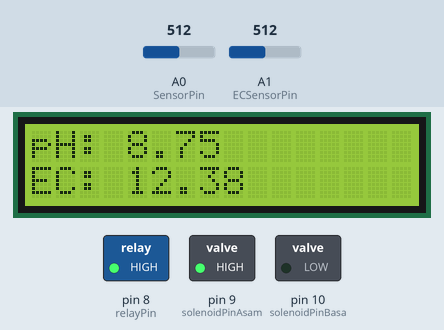
A sketch run on a simulated Arduino Uno, built with avr-gcc and run on an emulated ATmega328P. Parts: 16×2 character LCD, switched loads named in the sketch (green lamp = pin HIGH). The inputs (shaded band) are chosen by the test bench; at power-on: A0 (SensorPin) = 512, A1 (ECSensorPin) = 512. What the sketch prints to the serial monitor is not drawn.

Above: at 3.2 s.
3.3 s: A0 (SensorPin) set to 426
At 4.8 s:
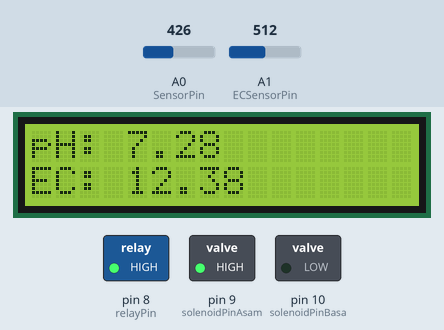
5.4 s: A0 (SensorPin) set to 391
At 6.6 s:
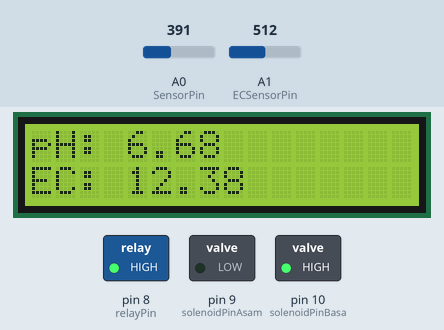
7.2 s: A1 (ECSensorPin) set to 69
At 8.4 s:
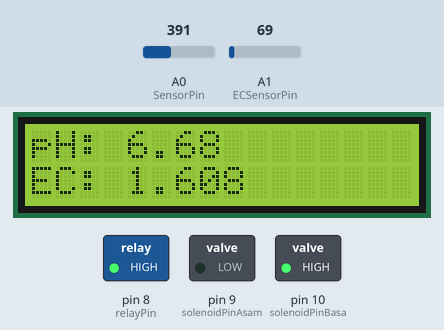
9.1 s: A1 (ECSensorPin) set to 61
At 10.2 s:
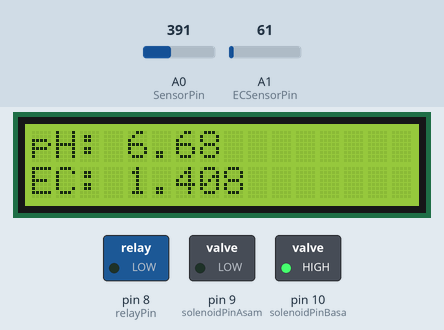
10.9 s: A0 (SensorPin) set to 511
At 12.0 s:
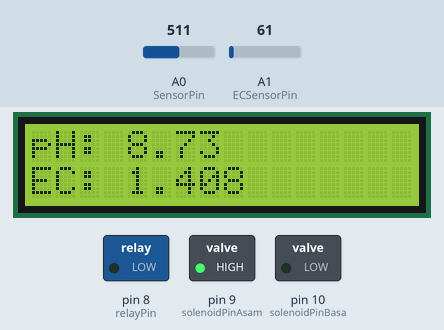
12.7 s: A1 (ECSensorPin) set to 0
At 13.8 s:
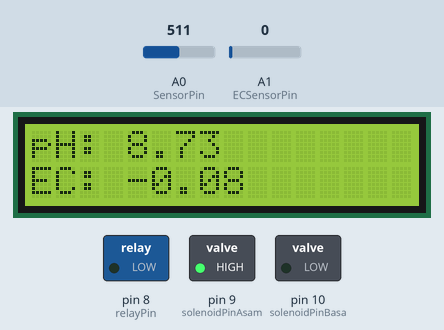
Timing chart, 0 to 15.5 s (numbered marks = the images above; inputs shaded):
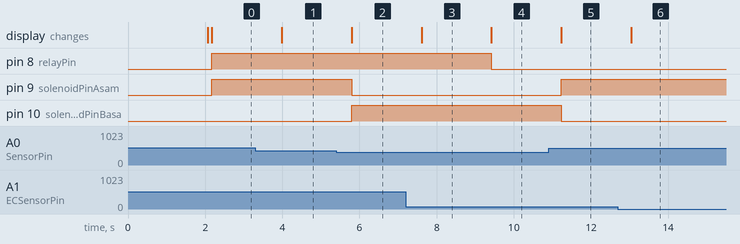

Measured:
- the behaviour switches between 410 and 409 on A0 (SensorPin) (found by bisection; images 1 and 2)
- the behaviour switches between 66 and 65 on A1 (ECSensorPin) (found by bisection; images 3 and 4)
- after the input at 3.3 s, the display: changes after 0.69 s (image 1)
- after the input at 5.4 s, pin 9 (solenoidPinAsam): HIGH → LOW after 0.40 s; pin 10 (solenoidPinBasa): LOW → HIGH after 0.40 s; the display: changes after 0.40 s (image 2)
- after the input at 7.2 s, the display: changes after 0.41 s (image 3)
- after the input at 9.1 s, pin 8 (relayPin): HIGH → LOW after 0.32 s; the display: changes after 0.32 s (image 4)
- after the input at 10.9 s, pin 9 (solenoidPinAsam): LOW → HIGH after 0.33 s; pin 10 (solenoidPinBasa): HIGH → LOW after 0.33 s; the display: changes after 0.33 s (image 5)
- after the input at 12.7 s, the display: changes after 0.34 s (image 6)

The sketch:

ph_ec.ino
```cpp
#include <LiquidCrystal.h>

LiquidCrystal lcd(2, 3, 4, 5, 6, 7);

#define SensorPin 0          // pH sensor pin
#define ECSensorPin A1       // EC sensor pin
#define relayPin 8           // Relay pin
#define solenoidPinAsam 9    // Solenoid pin for acid
#define solenoidPinBasa 10   // Solenoid pin for base

#define sampling 5           // Number of samples for averaging

unsigned long int avgValuePH;  // Store the average value of the pH sensor feedback
unsigned long int avgValueEC;  // Store the average value of the EC sensor feedback
float b;
int buf[10], temp;

void setup()
{
  Serial.begin(9600);
  Serial.println("Ready");

  lcd.begin(16, 2);
  lcd.setCursor(0, 0);
  lcd.print(" pH & EC Sensor ");
  lcd.setCursor(0, 1);
  lcd.print(" EIF - SOHAIL ");
  delay(2000);
  lcd.clear();

  pinMode(relayPin, OUTPUT);
  pinMode(solenoidPinAsam, OUTPUT);
  pinMode(solenoidPinBasa, OUTPUT);
}

void loop()
{
  // pH sensor reading
  for (int i = 0; i < 10; i++)
  {
    buf[i] = analogRead(SensorPin);
    delay(10);
  }
  for (int i = 0; i < 9; i++)
  {
    for (int j = i + 1; j < 10; j++)
    {
      if (buf[i] > buf[j])
      {
        temp = buf[i];
        buf[i] = buf[j];
        buf[j] = temp;
      }
    }
  }
  avgValuePH = 0;
  for (int i = 2; i < 8; i++)
    avgValuePH += buf[i];
  float phValue = (float)avgValuePH * 5.0 / 1024 / 6;
  phValue = 3.5 * phValue;

  // EC sensor reading
  int adcEC = 0;
  for (int i = 0; i < sampling; i++)
  {
    adcEC += analogRead(ECSensorPin);
  }
  adcEC = adcEC / sampling;
  float vEC = (adcEC * 5.0) / 1023;
  float EC = (4.982 * vEC) - 0.08465;

  // pH and EC values output
  Serial.print("pH: ");
  Serial.print(phValue, 2);
  Serial.print("\t EC: ");
  Serial.print(EC, 2);
  Serial.println(" ms/cm");

  lcd.setCursor(0, 0);
  lcd.print("pH: ");
  lcd.print(phValue, 2);

  lcd.setCursor(0, 1);
  lcd.print("EC: ");
  lcd.print(EC, 2);

  // Control relay based on EC value
  if (EC > 1.5)
  {
    digitalWrite(relayPin, HIGH);
  }
  else
  {
    digitalWrite(relayPin, LOW);
  }

  // Control solenoid based on pH value
  if (phValue > 7)
  {
    // Open solenoid for acid
    digitalWrite(solenoidPinAsam, HIGH);
    digitalWrite(solenoidPinBasa, LOW);
  }
  else if (phValue < 7)
  {
    // Open solenoid for base
    digitalWrite(solenoidPinAsam, LOW);
    digitalWrite(solenoidPinBasa, HIGH);
  }
  else
  {
    // Close both solenoids if pH is 7
    digitalWrite(solenoidPinAsam, LOW);
    digitalWrite(solenoidPinBasa, LOW);
  }

  delay(800);
}
```
